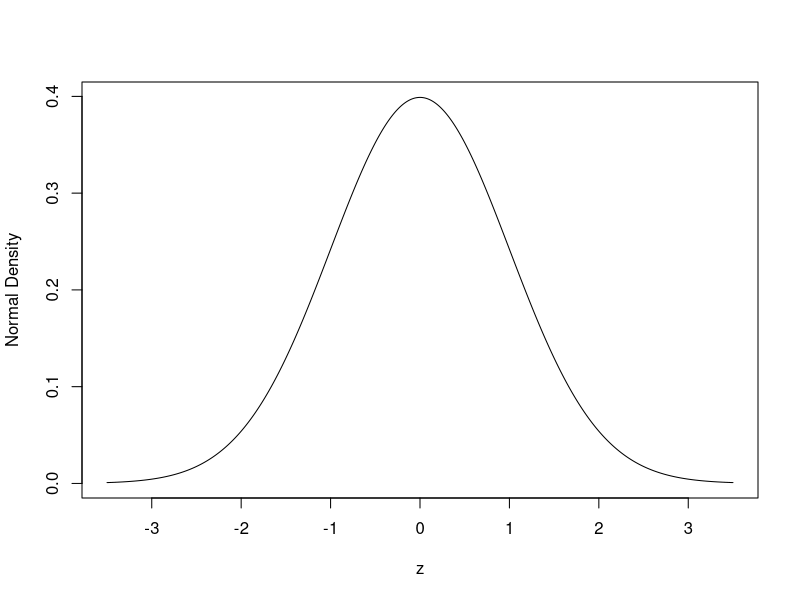

The R source for this figure:
## ---- chunk 1
knitr::opts_chunk$set(echo = TRUE)
## ---- chunk 2
x <- seq(from = -3.5, to = 3.5, by = 0.01)
plot(x = x, y = dnorm(x), type = "l", 
     xlab = "z", ylab = "Normal Density")
pnorm(q = 20, mean = 15, sd = 4, lower.tail = FALSE)
